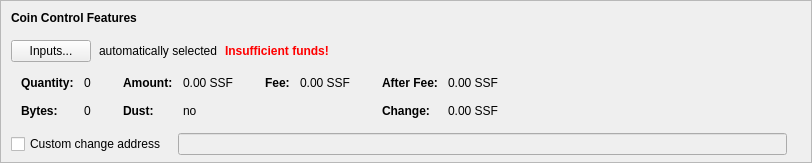
    <widget class="QFrame" name="frameCoinControl">
     <property name="sizePolicy">
      <sizepolicy hsizetype="Expanding" vsizetype="Expanding">
       <horstretch>0</horstretch>
       <verstretch>0</verstretch>
      </sizepolicy>
     </property>
     <property name="maximumSize">
      <size>
       <width>16777215</width>
       <height>16777215</height>
      </size>
     </property>
     <property name="frameShape">
      <enum>QFrame::StyledPanel</enum>
     </property>
     <property name="frameShadow">
      <enum>QFrame::Sunken</enum>
     </property>
     <layout class="QVBoxLayout" name="verticalLayoutCoinControl2">
      <property name="spacing">
       <number>0</number>
      </property>
      <property name="leftMargin">
       <number>0</number>
      </property>
      <property name="topMargin">
       <number>0</number>
      </property>
      <property name="rightMargin">
       <number>0</number>
      </property>
      <property name="bottomMargin">
       <number>6</number>
      </property>
      <item>
       <layout class="QVBoxLayout" name="verticalLayoutCoinControl" stretch="0,0,0,0,1">
        <property name="spacing">
         <number>0</number>
        </property>
        <property name="leftMargin">
         <number>10</number>
        </property>
        <property name="topMargin">
         <number>10</number>
        </property>
        <item>
         <layout class="QHBoxLayout" name="horizontalLayoutCoinControl1">
          <property name="bottomMargin">
           <number>15</number>
          </property>
          <item>
           <widget class="QLabel" name="labelCoinControlFeatures">
            <property name="sizePolicy">
             <sizepolicy hsizetype="Preferred" vsizetype="Maximum">
              <horstretch>0</horstretch>
              <verstretch>0</verstretch>
             </sizepolicy>
            </property>
            <property name="font">
             <font>
              <weight>75</weight>
              <bold>true</bold>
             </font>
            </property>
            <property name="styleSheet">
             <string notr="true">font-weight:bold;</string>
            </property>
            <property name="text">
             <string>Coin Control Features</string>
            </property>
           </widget>
          </item>
         </layout>
        </item>
        <item>
         <layout class="QHBoxLayout" name="horizontalLayoutCoinControl2" stretch="0,0,0,0">
          <property name="spacing">
           <number>8</number>
          </property>
          <property name="bottomMargin">
           <number>10</number>
          </property>
          <item>
           <widget class="QPushButton" name="pushButtonCoinControl">
            <property name="styleSheet">
             <string notr="true"/>
            </property>
            <property name="text">
             <string>Inputs...</string>
            </property>
            <property name="autoDefault">
             <bool>false</bool>
            </property>
           </widget>
          </item>
          <item>
           <widget class="QLabel" name="labelCoinControlAutomaticallySelected">
            <property name="text">
             <string>automatically selected</string>
            </property>
            <property name="margin">
             <number>5</number>
            </property>
           </widget>
          </item>
          <item>
           <widget class="QLabel" name="labelCoinControlInsuffFunds">
            <property name="font">
             <font>
              <weight>75</weight>
              <bold>true</bold>
             </font>
            </property>
            <property name="styleSheet">
             <string notr="true">color:red;font-weight:bold;</string>
            </property>
            <property name="text">
             <string>Insufficient funds!</string>
            </property>
            <property name="margin">
             <number>5</number>
            </property>
           </widget>
          </item>
          <item>
           <spacer name="horizontalSpacerCoinControl">
            <property name="orientation">
             <enum>Qt::Horizontal</enum>
            </property>
            <property name="sizeHint" stdset="0">
             <size>
              <width>40</width>
              <height>1</height>
             </size>
            </property>
           </spacer>
          </item>
         </layout>
        </item>
        <item>
         <widget class="QWidget" name="widgetCoinControl" native="true">
          <property name="sizePolicy">
           <sizepolicy hsizetype="Preferred" vsizetype="Preferred">
            <horstretch>0</horstretch>
            <verstretch>0</verstretch>
           </sizepolicy>
          </property>
          <property name="minimumSize">
           <size>
            <width>0</width>
            <height>0</height>
           </size>
          </property>
          <property name="styleSheet">
           <string notr="true"/>
          </property>
          <layout class="QHBoxLayout" name="horizontalLayoutCoinControl5">
           <property name="leftMargin">
            <number>0</number>
           </property>
           <property name="topMargin">
            <number>0</number>
           </property>
           <property name="rightMargin">
            <number>0</number>
           </property>
           <property name="bottomMargin">
            <number>0</number>
           </property>
           <item>
            <layout class="QHBoxLayout" name="horizontalLayoutCoinControl3" stretch="0,0,0,1">
             <property name="spacing">
              <number>20</number>
             </property>
             <property name="topMargin">
              <number>0</number>
             </property>
             <property name="bottomMargin">
              <number>10</number>
             </property>
             <item>
              <layout class="QFormLayout" name="formLayoutCoinControl1">
               <property name="horizontalSpacing">
                <number>10</number>
               </property>
               <property name="verticalSpacing">
                <number>14</number>
               </property>
               <property name="leftMargin">
                <number>10</number>
               </property>
               <property name="topMargin">
                <number>4</number>
               </property>
               <property name="rightMargin">
                <number>6</number>
               </property>
               <item row="0" column="0">
                <widget class="QLabel" name="labelCoinControlQuantityText">
                 <property name="font">
                  <font>
                   <weight>75</weight>
                   <bold>true</bold>
                  </font>
                 </property>
                 <property name="text">
                  <string>Quantity:</string>
                 </property>
                 <property name="margin">
                  <number>0</number>
                 </property>
                </widget>
               </item>
               <item row="0" column="1">
                <widget class="QLabel" name="labelCoinControlQuantity">
                 <property name="cursor">
                  <cursorShape>IBeamCursor</cursorShape>
                 </property>
                 <property name="contextMenuPolicy">
                  <enum>Qt::ActionsContextMenu</enum>
                 </property>
                 <property name="text">
                  <string notr="true">0</string>
                 </property>
                 <property name="margin">
                  <number>0</number>
                 </property>
                 <property name="textInteractionFlags">
                  <set>Qt::LinksAccessibleByMouse|Qt::TextSelectableByKeyboard|Qt::TextSelectableByMouse</set>
                 </property>
                </widget>
               </item>
               <item row="1" column="0">
                <widget class="QLabel" name="labelCoinControlBytesText">
                 <property name="font">
                  <font>
                   <weight>75</weight>
                   <bold>true</bold>
                  </font>
                 </property>
                 <property name="text">
                  <string>Bytes:</string>
                 </property>
                </widget>
               </item>
               <item row="1" column="1">
                <widget class="QLabel" name="labelCoinControlBytes">
                 <property name="cursor">
                  <cursorShape>IBeamCursor</cursorShape>
                 </property>
                 <property name="contextMenuPolicy">
                  <enum>Qt::ActionsContextMenu</enum>
                 </property>
                 <property name="text">
                  <string notr="true">0</string>
                 </property>
                 <property name="textInteractionFlags">
                  <set>Qt::LinksAccessibleByMouse|Qt::TextSelectableByKeyboard|Qt::TextSelectableByMouse</set>
                 </property>
                </widget>
               </item>
              </layout>
             </item>
             <item>
              <layout class="QFormLayout" name="formLayoutCoinControl2">
               <property name="horizontalSpacing">
                <number>10</number>
               </property>
               <property name="verticalSpacing">
                <number>14</number>
               </property>
               <property name="leftMargin">
                <number>6</number>
               </property>
               <property name="topMargin">
                <number>4</number>
               </property>
               <property name="rightMargin">
                <number>6</number>
               </property>
               <item row="0" column="0">
                <widget class="QLabel" name="labelCoinControlAmountText">
                 <property name="font">
                  <font>
                   <weight>75</weight>
                   <bold>true</bold>
                  </font>
                 </property>
                 <property name="text">
                  <string>Amount:</string>
                 </property>
                 <property name="margin">
                  <number>0</number>
                 </property>
                </widget>
               </item>
               <item row="0" column="1">
                <widget class="QLabel" name="labelCoinControlAmount">
                 <property name="cursor">
                  <cursorShape>IBeamCursor</cursorShape>
                 </property>
                 <property name="contextMenuPolicy">
                  <enum>Qt::ActionsContextMenu</enum>
                 </property>
                 <property name="text">
                  <string notr="true">0.00 SSF</string>
                 </property>
                 <property name="textInteractionFlags">
                  <set>Qt::LinksAccessibleByMouse|Qt::TextSelectableByKeyboard|Qt::TextSelectableByMouse</set>
                 </property>
                </widget>
               </item>
               <item row="1" column="0">
                <widget class="QLabel" name="labelCoinControlLowOutputText">
                 <property name="font">
                  <font>
                   <weight>75</weight>
                   <bold>true</bold>
                  </font>
                 </property>
                 <property name="text">
                  <string>Dust:</string>
                 </property>
                </widget>
               </item>
               <item row="1" column="1">
                <widget class="QLabel" name="labelCoinControlLowOutput">
                 <property name="cursor">
                  <cursorShape>IBeamCursor</cursorShape>
                 </property>
                 <property name="contextMenuPolicy">
                  <enum>Qt::ActionsContextMenu</enum>
                 </property>
                 <property name="text">
                  <string notr="true">no</string>
                 </property>
                 <property name="textInteractionFlags">
                  <set>Qt::LinksAccessibleByMouse|Qt::TextSelectableByKeyboard|Qt::TextSelectableByMouse</set>
                 </property>
                </widget>
               </item>
              </layout>
             </item>
             <item>
              <layout class="QFormLayout" name="formLayoutCoinControl3">
               <property name="horizontalSpacing">
                <number>10</number>
               </property>
               <property name="verticalSpacing">
                <number>14</number>
               </property>
               <property name="leftMargin">
                <number>6</number>
               </property>
               <property name="topMargin">
                <number>4</number>
               </property>
               <property name="rightMargin">
                <number>6</number>
               </property>
               <item row="0" column="0">
                <widget class="QLabel" name="labelCoinControlFeeText">
                 <property name="font">
                  <font>
                   <weight>75</weight>
                   <bold>true</bold>
                  </font>
                 </property>
                 <property name="text">
                  <string>Fee:</string>
                 </property>
                 <property name="margin">
                  <number>0</number>
                 </property>
                </widget>
               </item>
               <item row="0" column="1">
                <widget class="QLabel" name="labelCoinControlFee">
                 <property name="cursor">
                  <cursorShape>IBeamCursor</cursorShape>
                 </property>
                 <property name="contextMenuPolicy">
                  <enum>Qt::ActionsContextMenu</enum>
                 </property>
                 <property name="text">
                  <string notr="true">0.00 SSF</string>
                 </property>
                 <property name="textInteractionFlags">
                  <set>Qt::LinksAccessibleByMouse|Qt::TextSelectableByKeyboard|Qt::TextSelectableByMouse</set>
                 </property>
                </widget>
               </item>
              </layout>
             </item>
             <item>
              <layout class="QFormLayout" name="formLayoutCoinControl4">
               <property name="horizontalSpacing">
                <number>10</number>
               </property>
               <property name="verticalSpacing">
                <number>14</number>
               </property>
               <property name="leftMargin">
                <number>6</number>
               </property>
               <property name="topMargin">
                <number>4</number>
               </property>
               <property name="rightMargin">
                <number>6</number>
               </property>
               <item row="0" column="0">
                <widget class="QLabel" name="labelCoinControlAfterFeeText">
                 <property name="font">
                  <font>
                   <weight>75</weight>
                   <bold>true</bold>
                  </font>
                 </property>
                 <property name="text">
                  <string>After Fee:</string>
                 </property>
                 <property name="margin">
                  <number>0</number>
                 </property>
                </widget>
               </item>
               <item row="0" column="1">
                <widget class="QLabel" name="labelCoinControlAfterFee">
                 <property name="cursor">
                  <cursorShape>IBeamCursor</cursorShape>
                 </property>
                 <property name="contextMenuPolicy">
                  <enum>Qt::ActionsContextMenu</enum>
                 </property>
                 <property name="text">
                  <string notr="true">0.00 SSF</string>
                 </property>
                 <property name="textInteractionFlags">
                  <set>Qt::LinksAccessibleByMouse|Qt::TextSelectableByKeyboard|Qt::TextSelectableByMouse</set>
                 </property>
                </widget>
               </item>
               <item row="1" column="0">
                <widget class="QLabel" name="labelCoinControlChangeText">
                 <property name="font">
                  <font>
                   <weight>75</weight>
                   <bold>true</bold>
                  </font>
                 </property>
                 <property name="text">
                  <string>Change:</string>
                 </property>
                </widget>
               </item>
               <item row="1" column="1">
                <widget class="QLabel" name="labelCoinControlChange">
                 <property name="cursor">
                  <cursorShape>IBeamCursor</cursorShape>
                 </property>
                 <property name="contextMenuPolicy">
                  <enum>Qt::ActionsContextMenu</enum>
                 </property>
                 <property name="text">
                  <string notr="true">0.00 SSF</string>
                 </property>
                 <property name="textInteractionFlags">
                  <set>Qt::LinksAccessibleByMouse|Qt::TextSelectableByKeyboard|Qt::TextSelectableByMouse</set>
                 </property>
                </widget>
               </item>
              </layout>
             </item>
            </layout>
           </item>
          </layout>
         </widget>
        </item>
        <item>
         <layout class="QHBoxLayout" name="horizontalLayoutCoinControl4" stretch="0,0,0">
          <property name="spacing">
           <number>12</number>
          </property>
          <property name="sizeConstraint">
           <enum>QLayout::SetDefaultConstraint</enum>
          </property>
          <property name="topMargin">
           <number>5</number>
          </property>
          <property name="rightMargin">
           <number>5</number>
          </property>
          <item>
           <widget class="QCheckBox" name="checkBoxCoinControlChange">
            <property name="toolTip">
             <string>If this is activated, but the change address is empty or invalid, change will be sent to a newly generated address.</string>
            </property>
            <property name="text">
             <string>Custom change address</string>
            </property>
           </widget>
          </item>
          <item>
           <widget class="QValidatedLineEdit" name="lineEditCoinControlChange">
            <property name="enabled">
             <bool>false</bool>
            </property>
            <property name="sizePolicy">
             <sizepolicy hsizetype="Expanding" vsizetype="Fixed">
              <horstretch>0</horstretch>
              <verstretch>0</verstretch>
             </sizepolicy>
            </property>
           </widget>
          </item>
          <item>
           <widget class="QLabel" name="labelCoinControlChangeLabel">
            <property name="sizePolicy">
             <sizepolicy hsizetype="Preferred" vsizetype="Expanding">
              <horstretch>0</horstretch>
              <verstretch>0</verstretch>
             </sizepolicy>
            </property>
            <property name="minimumSize">
             <size>
              <width>0</width>
              <height>0</height>
             </size>
            </property>
            <property name="text">
             <string/>
            </property>
            <property name="margin">
             <number>3</number>
            </property>
           </widget>
          </item>
         </layout>
        </item>
        <item>
         <spacer name="verticalSpacerCoinControl">
          <property name="orientation">
           <enum>Qt::Vertical</enum>
          </property>
          <property name="sizeHint" stdset="0">
           <size>
            <width>800</width>
            <height>1</height>
           </size>
          </property>
         </spacer>
        </item>
       </layout>
      </item>
     </layout>
    </widget>
